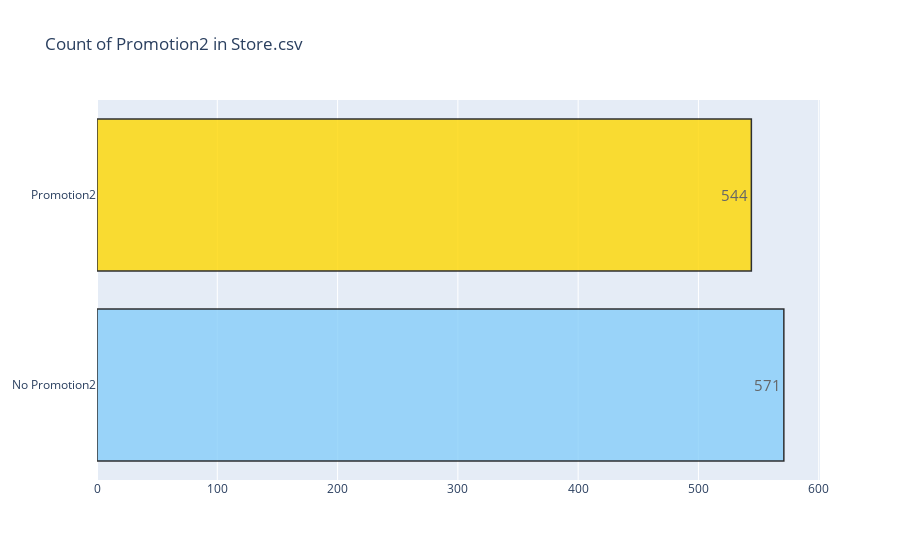

Write notebook code for a chart like this one.
### Markdown cell above
### 1.1.3 Fill the missing value in Promo2SinceWeek, Promo2SinceYear, PromoInterval using 0

### Code cell
#Generate promo2 distribution

import plotly.graph_objs as go
import plotly.offline as py
# 2 datasets
P = store[(store['Promo2'] != 0)]
NP = store[(store['Promo2'] == 0)]

#------------COUNT-----------------------
def promotion2_count():
    trace = go.Bar( x = store['Promo2'].value_counts().values.tolist(), 
                    y = ['No Promotion2','Promotion2' ], 
                    orientation = 'h', 
                    text=store['Promo2'].value_counts().values.tolist(), 
                    textfont=dict(size=15),
                    textposition = 'auto',
                    opacity = 0.8,marker=dict(
                    color=['lightskyblue', 'gold'],
                    line=dict(color='#000000',width=1.5)))

    layout = dict(title =  'Count of Promotion2 in Store.csv')

    fig = dict(data = [trace], layout=layout)
    py.iplot(fig)
    
    
promotion2_count()

### Figure 1 — Plotly figure (JSON) as saved in the notebook; plotly's stock layout.template omitted (floating-point values rounded to 4 significant figures)
{"data": [{"marker": {"color": ["lightskyblue", "gold"], "line": {"color": "#000000", "width": 1.5}}, "opacity": 0.8, "orientation": "h", "text": ["571", "544"], "textfont": {"size": 15}, "textposition": "auto", "type": "bar", "x": [571, 544], "y": ["No Promotion2", "Promotion2"]}], "layout": {"title": {"text": "Count of Promotion2 in Store.csv"}}}
